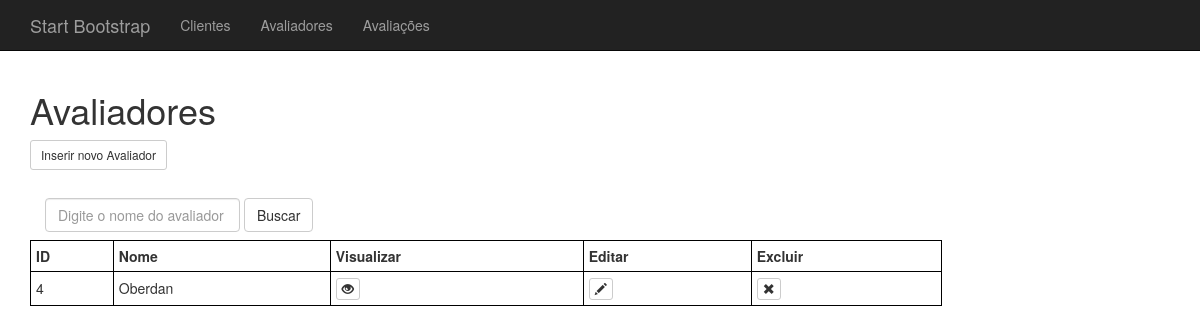
The page /avaliadores/ on the database as committed earlier.
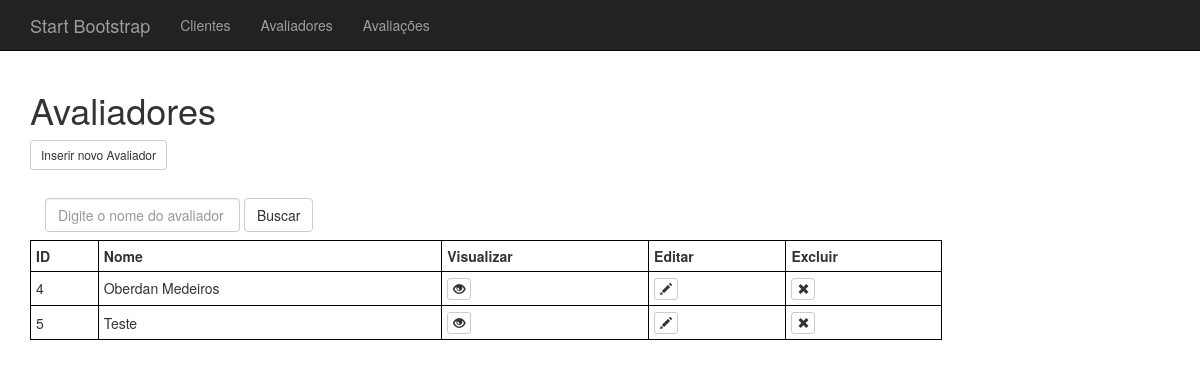
The same page on the database as committed later.
### pessoas/models.py (models this page shows, shortened)
class Pessoa(models.Model):
	nome = models.CharField(max_length=200)
	data_nascimento = models.DateField(blank=True, null=True)
	email = models.CharField(max_length=150, blank=True)
	cep = models.CharField(max_length=8, blank=True)
	numero = models.CharField(max_length=10, blank=True)
	complemento = models.CharField(max_length=50, blank=True)
	observacao = models.CharField(max_length=300, blank=True)
	class Meta:
		abstract = True
		ordering = ['nome']

class Avaliador(Pessoa):
	pass

### pessoas/views.py (the view)
# urls.py: url(r'^avaliadores/$', pessoas_view.avaliadores, name="pessoas_avaliadores"),
def avaliadores(request):
	if request.method == 'POST':
		busca = request.POST.get("busca", None)
		if busca != None:
			pessoas = Avaliador.objects.filter(nome__contains=busca)
		else:
			pessoas = Avaliador.objects.all()
	else:
		pessoas = Avaliador.objects.all()
	context = {'pessoas': pessoas}
	return render(request, 'pessoas/avaliadores/index.html', context)

### templates/pessoas/avaliadores/index.html (shortened to what this page needs)
{% extends "base.html" %}
{% block conteudo %}
<h1>Avaliadores</h1>
<a class="btn btn-default btn-sm" href={% url "pessoas_avaliadores_inserir" %}>
	Inserir novo Avaliador
<br /><br />
<form class="navbar-form navbar-left" role="search" method="post" action".">{% csrf_token %}
  <div class="form-group">
    <input id="id_busca" name="busca" type="text" class="form-control" placeholder="Digite o nome do avaliador">
  </div>
  <button type="submit" class="btn btn-default">Buscar</button>
</form>
{% if pessoas %}
	<table style="width:80%">
	  <tr>
	    <th>ID</th>
	    <th>Nome</th>
	    <th>Visualizar</th>
	    <th>Editar</th>
	    <th>Excluir</th>
	  </tr>
		{% for pessoa in pessoas %}
		  	<tr>
		  		<td> {{ pessoa.id }} </td>
		  		<td> {{ pessoa.nome }} </td>
		  		<td>
		        	<a class="btn btn-default btn-xs" href={% url "pessoas_avaliadores_visualizar" pessoa.id %}>
		        		<span class="glyphicon glyphicon-eye-open" aria-hidden="true" />
		      	</td>
		  		<td>
		        	<a class="btn btn-default btn-xs" href={% url "pessoas_avaliadores_editar" pessoa.id %}>
		        		<span class="glyphicon glyphicon-pencil" aria-hidden="true" />
		      	</td>
		  		<td>
		        	<a class="btn btn-default btn-xs" href={% url "pessoas_avaliadores_excluir" pessoa.id %}>
						<span class="glyphicon glyphicon-remove" aria-hidden="true" />
		      	</td>
	  		</tr>
	  		{% endfor %}
	</table>
{% else %}
			<br /><br />
  			Nenhum Avaliador encontrado.
	{% endif %}
{% endblock conteudo %}

Rows that differ between the two databases and show on the page:
changed Avaliador id 4: nome "Oberdan" → "Oberdan Medeiros"
added Avaliador: id "5", nome "Teste"
